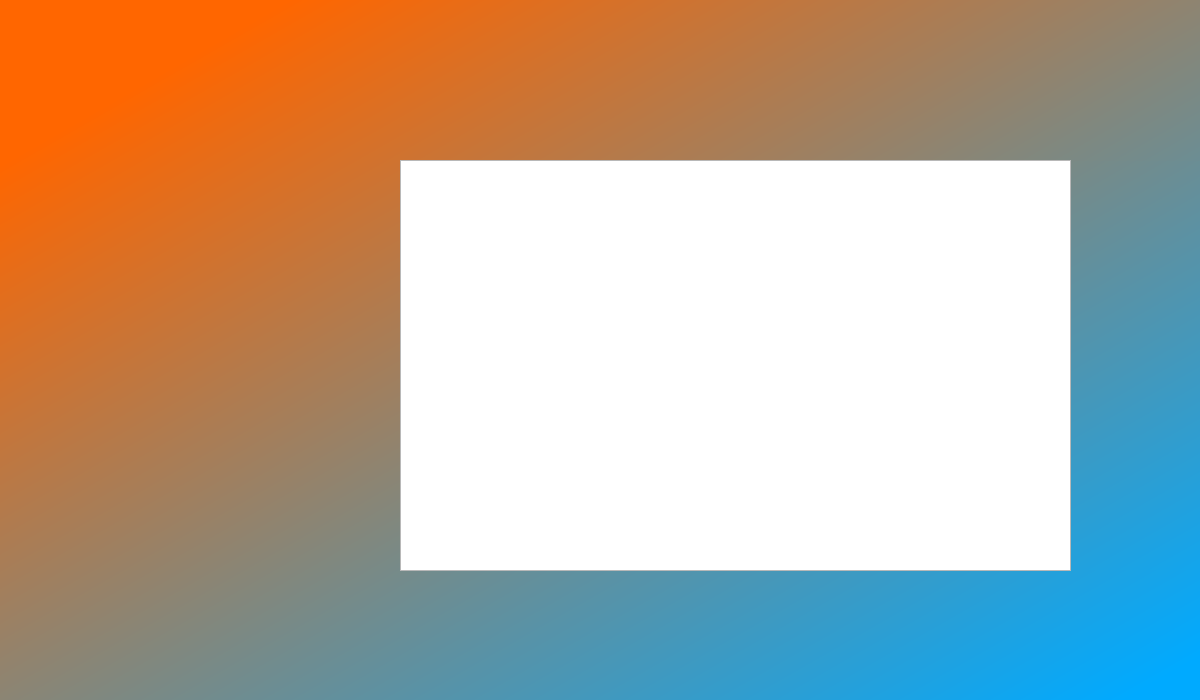
<?xml version="1.0" encoding="UTF-8"?>
<ui version="4.0">
 <class>Dialog</class>
 <widget class="QDialog" name="Dialog">
  <property name="geometry">
   <rect>
    <x>0</x>
    <y>0</y>
    <width>1200</width>
    <height>700</height>
   </rect>
  </property>
  <property name="windowTitle">
   <string>Dialog</string>
  </property>
  <widget class="QWidget" name="bgwidget" native="true">
   <property name="geometry">
    <rect>
     <x>0</x>
     <y>0</y>
     <width>1200</width>
     <height>700</height>
    </rect>
   </property>
   <property name="styleSheet">
    <string notr="true">QWidget#bgwidget{
background-color:qlineargradient(spread:pad, x1:0.123847, y1:0.113, x2:0.966, y2:0.965909, stop:0 rgba(255, 102, 0, 255), stop:1 rgba(0, 170, 255, 255))
}</string>
   </property>
   <widget class="QListWidget" name="timeline">
    <property name="geometry">
     <rect>
      <x>400</x>
      <y>160</y>
      <width>671</width>
      <height>411</height>
     </rect>
    </property>
    <property name="styleSheet">
     <string notr="true">font: 14pt &quot;Calibri&quot;;</string>
    </property>
   </widget>
  </widget>
 </widget>
 <resources/>
 <connections/>
</ui>
